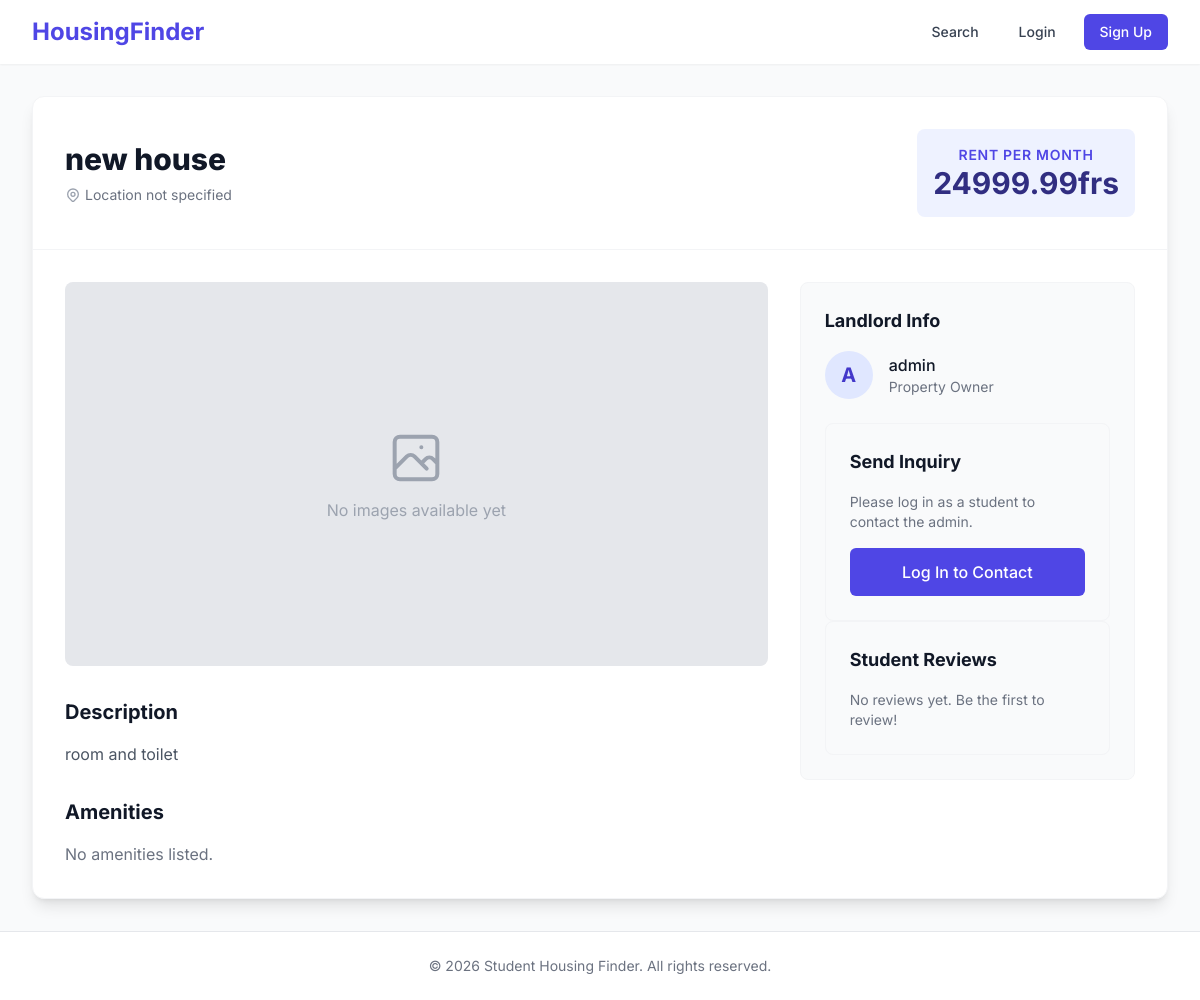
The page /property/19/ on the database its author committed.
### properties/models.py (models this page shows, shortened)
class Property(models.Model):
    landlord = models.ForeignKey(settings.AUTH_USER_MODEL, on_delete=models.CASCADE, related_name='properties')
    title = models.CharField(max_length=200)
    description = models.TextField()
    price_per_month = models.DecimalField(max_digits=10, decimal_places=2)
    latitude = models.FloatField(null=True, blank=True)
    longitude = models.FloatField(null=True, blank=True)
    amenities = models.JSONField(default=list, blank=True) # e.g. ["WiFi", "Water Borehole"]
    distance_to_campus = models.FloatField(help_text="Distance in kilometers", null=True, blank=True)
    created_at = models.DateTimeField(auto_now_add=True)
    updated_at = models.DateTimeField(auto_now=True)

### accounts/models.py (models this page shows, shortened)
class User(AbstractUser):
    class Role(models.TextChoices):
        STUDENT = 'STUDENT', 'Student'
        LANDLORD = 'LANDLORD', 'Landlord'
        ADMIN = 'ADMIN', 'Admin'
    role = models.CharField(max_length=20, choices=Role.choices, default=Role.STUDENT)
    phone_number = models.CharField(
        max_length=20,
        blank=True,
        null=True,
        validators=[
            RegexValidator(
                regex=r'^[+]?[0-9]{7,20}$',
                message='Phone number must contain 7-20 digits and may start with +',
                code='invalid_phone'
            )
        ],
        help_text='Format: +1234567890 or 1234567890'
    )

### properties/views.py (the view)
# urls.py: path('property/<int:pk>/', views.property_detail_view, name='property_detail'),
def property_detail_view(request, pk):
    property = get_object_or_404(Property, pk=pk)
    context = {
        'property': property
    }
    return render(request, 'property_detail.html', context)

### accounts/logging_utils.py (called while the page is built)
    def __call__(self, request):
        response = self.get_response(request)
        if not request.path.startswith(('/static/', '/media/')):
            if response.status_code >= 400 or any(important_path in request.path for important_path in ['/admin/', '/dashboard/', '/login', '/signup']):
                user = request.user if request.user.is_authenticated else None
                log_event(
                    level=SystemLog.LogLevel.WARNING if response.status_code >= 400 else SystemLog.LogLevel.INFO,
                    category=SystemLog.LogCategory.SECURITY,
                    action=f"{request.method} {request.path}",
                    message=f"Status: {response.status_code}",
                    user=user,
                    request=request,
                    status_code=response.status_code
                )
        return response

### templates/property_detail.html (shortened to what this page needs)
{% extends 'base.html' %}
{% block content %}
<div class="max-w-7xl mx-auto px-4 sm:px-6 lg:px-8 py-8 w-full">
    <div class="bg-white rounded-xl shadow-lg overflow-hidden border border-gray-100">
        <div class="p-6 md:p-8 border-b border-gray-100 flex flex-col md:flex-row justify-between items-start md:items-center">
            <div>
                <h1 class="text-3xl font-extrabold text-gray-900">{{ property.title }}</h1>
                <div class="mt-2 flex items-center text-sm text-gray-500">
                    {% if property.distance_to_campus %}
                        {{ property.distance_to_campus }} km to campus
                    {% else %}
                        Location not specified
                    {% endif %}
                </div>
            </div>
                <div class="mt-4 md:mt-0 bg-indigo-50 p-4 rounded-lg text-center min-w-[150px]">
                <div class="text-sm text-indigo-600 font-semibold uppercase tracking-wider">Rent per month</div>
                <div class="text-3xl font-bold text-indigo-900">{{ property.price_per_month }}frs</div>
            </div>
        </div>
        <div class="grid grid-cols-1 md:grid-cols-3 gap-8 p-6 md:p-8">
            <div class="md:col-span-2 space-y-8">
                <div class="bg-gray-200 rounded-lg h-64 md:h-96 flex items-center justify-center relative overflow-hidden">
                    <div class="text-gray-400 flex flex-col items-center">
                        <span>No images available yet</span>
                    </div>
                </div>
                <div>
                    <h2 class="text-xl font-bold text-gray-900 mb-4">Description</h2>
                    <div class="prose max-w-none text-gray-600">
                        {{ property.description|linebreaks }}
                    </div>
                </div>
                <div>
                    <h2 class="text-xl font-bold text-gray-900 mb-4">Amenities</h2>
                    <div class="grid grid-cols-2 md:grid-cols-3 gap-4">
                        {% for amenity in property.amenities %}
                        <div class="flex items-center text-gray-600">
                            <svg class="h-5 w-5 text-green-500 mr-2" fill="none" viewBox="0 0 24 24" stroke="currentColor"><path stroke-linecap="round" stroke-linejoin="round" stroke-width="2" d="M5 13l4 4L19 7"></path></svg>
                            {{ amenity }}
                        </div>
                        {% empty %}
                        <div class="text-gray-500">No amenities listed.</div>
                        {% endfor %}
                    </div>
                </div>
            </div>
            <div class="space-y-6">
                <div class="bg-gray-50 p-6 rounded-lg border border-gray-100">
                    <h3 class="text-lg font-bold text-gray-900 mb-4">Landlord Info</h3>
                    <div class="flex items-center mb-4">
                        <div class="h-12 w-12 rounded-full bg-indigo-100 flex items-center justify-center text-indigo-700 font-bold text-xl">
                            {{ property.landlord.username|make_list|first|upper }}
                        </div>
                        <div class="ml-4">
                            <div class="font-medium text-gray-900">{{ property.landlord.username }}</div>
                            <div class="text-sm text-gray-500">Property Owner</div>
                        </div>
                    </div>
                <div class="bg-gray-50 p-6 rounded-lg border border-gray-100 mt-6">
                    <h3 class="text-lg font-bold text-gray-900 mb-4">Send Inquiry</h3>
                    {% if user.is_authenticated and user.role == 'STUDENT' %}
                    <form action="{% url 'submit_inquiry' property.id %}" method="POST" class="space-y-4">
                        {% csrf_token %}
                        <div>
                            <label for="message" class="block text-sm font-medium text-gray-700">Message</label>
                            <textarea id="message" name="message" rows="4" required class="mt-1 block w-full border border-gray-300 rounded-md shadow-sm py-2 px-3 focus:outline-none focus:ring-indigo-500 focus:border-indigo-500 sm:text-sm" placeholder="Hi {{ property.landlord.username }}, I am interested in this property..."></textarea>
                        </div>
                        <button type="submit" class="w-full bg-indigo-600 text-white font-medium py-3 px-4 rounded-md hover:bg-indigo-700 transition-colors">
                            Send Message
                        </button>
                    </form>
                    {% elif user.is_authenticated %}
                    <p class="text-sm text-gray-500">Only students can send inquiries.</p>
                    {% else %}
                    <p class="text-sm text-gray-500 mb-4">Please log in as a student to contact the admin.</p>
                    <a href="{% url 'two_factor:login' %}?next={{ request.path }}" class="block w-full text-center bg-indigo-600 text-white font-medium py-3 px-4 rounded-md hover:bg-indigo-700 transition-colors">Log In to Contact</a>
                    {% endif %}
                </div>
                <div class="bg-gray-50 p-6 rounded-lg border border-gray-100">
                    <h3 class="text-lg font-bold text-gray-900 mb-4">Student Reviews</h3>
                    {% if property.reviews.all %}
                        <div class="space-y-4">
                        {% for review in property.reviews.all %}
                            <div class="border-b border-gray-200 pb-4 last:border-0 last:pb-0">
                                <div class="flex items-center mb-1">
                                    <div class="text-yellow-400 flex">
                                        {% for i in "12345" %}
                                            {% if forloop.counter <= review.rating %}
                                                <svg class="h-4 w-4 fill-current" viewBox="0 0 20 20"><path d="M9.049 2.927c.3-.921 1.603-.921 1.902 0l1.07 3.292a1 1 0 00.95.69h3.462c.969 0 1.371 1.24.588 1.81l-2.8 2.034a1 1 0 00-.364 1.118l1.07 3.292c.3.921-.755 1.688-1.54 1.118l-2.8-2.034a1 1 0 00-1.175 0l-2.8 2.034c-.784.57-1.838-.197-1.539-1.118l1.07-3.292a1 1 0 00-.364-1.118L2.98 8.72c-.783-.57-.38-1.81.588-1.81h3.461a1 1 0 00.951-.69l1.07-3.292z"></path></svg>
                                            {% else %}
                                                <svg class="h-4 w-4 text-gray-300 fill-current" viewBox="0 0 20 20"><path d="M9.049 2.927c.3-.921 1.603-.921 1.902 0l1.07 3.292a1 1 0 00.95.69h3.462c.969 0 1.371 1.24.588 1.81l-2.8 2.034a1 1 0 00-.364 1.118l1.07 3.292c.3.921-.755 1.688-1.54 1.118l-2.8-2.034a1 1 0 00-1.175 0l-2.8 2.034c-.784.57-1.838-.197-1.539-1.118l1.07-3.292a1 1 0 00-.364-1.118L2.98 8.72c-.783-.57-.38-1.81.588-1.81h3.461a1 1 0 00.951-.69l1.07-3.292z"></path></svg>
                                            {% endif %}
                                        {% endfor %}
                                    </div>
                                    <span class="ml-2 text-xs text-gray-500">{{ review.student.username }}</span>
                                </div>
                                <p class="text-sm text-gray-600">{{ review.comment }}</p>
                            </div>
                        {% endfor %}
                        </div>
                    {% else %}
                        <p class="text-sm text-gray-500">No reviews yet. Be the first to review!</p>
                    {% endif %}
                </div>
            </div>
        </div>
    </div>
</div>
{% endblock %}

### templates/base.html (style rules this page uses)
body { font-family: 'Inter', sans-serif; }

### rows shown on the page
Property: title "new house", price_per_month "24999.99", description "room and toilet", landlord.username|make_list "A", landlord.username "admin"
